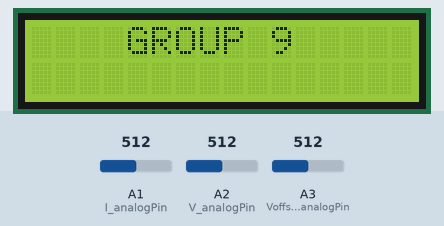
The sketch below on a simulated Arduino Uno, built with avr-gcc and run on an emulated ATmega328P. On the bench: 16×2 character LCD. Inputs (shaded band) come from the test bench; at power-on: A1 (I_analogPin) = 512, A2 (V_analogPin) = 512, A3 (Voffset_analogPin) = 512.

Above: at 0.3 s.
At 12.4 s:
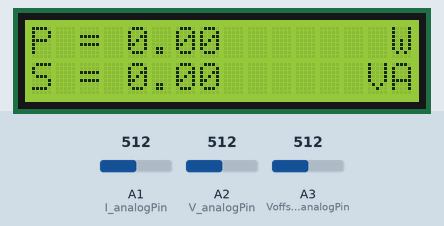
At 38.5 s:
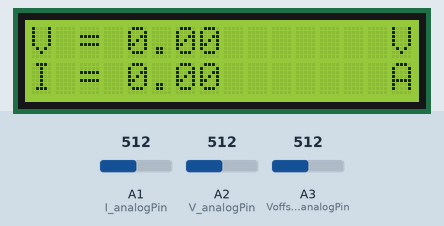

Measured:
- what the display in image 0 shows lasts 6.0 s, from 0.3 s to 6.3 s
- what the display in image 1 shows lasts 5.0 s, from 12.3 s to 17.3 s

The sketch:

I2C.ino
```cpp
#include <LCD_I2C.h>
LCD_I2C lcd(0x27, 16, 2);
int I_analogPin = A1;
int V_analogPin = A2;
int Voffset_analogPin = A3;
int current=0,voltage=0,ZeroV=0;
float sum_current,sum_voltage=0, sum_zero=0,sum_power=0,sum_kWh=0;
float Irms=0,Vrms=0,zero=500,P=0;
int k=0;

void setup() {
lcd.begin();
lcd.backlight();

TCCR1A = 0;
TCCR1B = 0;
TCCR1B |= (1 << WGM12);
TCCR1B |= (1 << CS10);
OCR1A = 3199;
TIMSK1 |= (1 << OCIE1A);
TCNT1 = 0;
}
void loop() {
lcd.setCursor(4, 0);
lcd.print("GROUP 9");
delay(4000);


while(1) {
TCNT1 = 0;
sum_zero=0;
  sum_current=0;
  sum_voltage=0;
  sum_power=0;
TIMSK1 |=(1 << OCIE1A);
delay(2000);
lcd.clear();
lcd.setCursor(0, 0);
lcd.print("V =");
lcd.setCursor(4, 0);
lcd.print(Vrms);
lcd.setCursor(15, 0);
lcd.print("V");
lcd.setCursor(0, 1);
lcd.print("I =");
lcd.setCursor(4, 1);
lcd.print(Irms);
lcd.setCursor(15, 1);
lcd.print("A");
delay(6000);
lcd.clear();
lcd.setCursor(0, 0);
lcd.print("P =");
lcd.setCursor(4, 0);
lcd.print(P);
lcd.setCursor(15, 0);
lcd.print("W");
lcd.setCursor(0, 1);
lcd.print("S =");
lcd.setCursor(4, 1);
lcd.print(Irms*Vrms);
lcd.setCursor(14, 1);
lcd.print("VA");
delay(5000);
lcd.clear();
lcd.setCursor(0, 0);
lcd.print("PF =");
lcd.setCursor(5, 0);
lcd.print(P/(Irms*Vrms));
lcd.setCursor(0, 1);
lcd.print("kWh =");
lcd.setCursor(6, 1);
lcd.print(sum_kWh);
delay(3000);

}
}
ISR(TIMER1_COMPA_vect) {
k++;
current = analogRead(I_analogPin);
voltage = analogRead(V_analogPin);

sum_zero+= current*0.0025;
current-=zero;
sum_current+= (float)(0.00073*current*current);

ZeroV = analogRead(Voffset_analogPin);
voltage-=ZeroV;
sum_voltage+=(float)(0.93*voltage*voltage);
sum_power+=(float)(0.0258*voltage*current);
if (k==400) {
  k=0;
  Irms=sqrt(0.0025*sum_current);
  Vrms=sqrt(0.0025*sum_voltage);
  P=0.0025*sum_power;
  zero=sum_zero;
  sum_zero=0;
  sum_current=0;
  sum_voltage=0;
  sum_power=0;
  sum_kWh+=P*0.00000412;
  TIMSK1 = B00000000;
}
}
```
